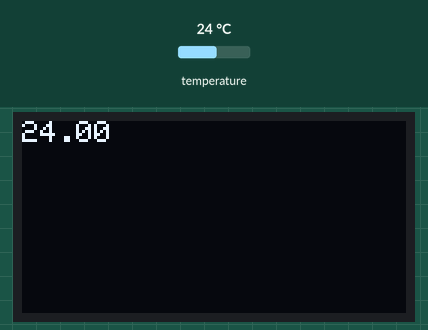
Simulated run of this sketch. Board: Arduino Uno, built with avr-gcc and run on an emulated ATmega328P. Parts: 128×64 one-colour display. Inputs (shaded band) come from the test bench; at power-on: temperature 24 °C. The display library's start-up logo is not drawn.

Above: at 3.4 s.
3.5 s: temperature set to 12 °C
At 4.6 s:
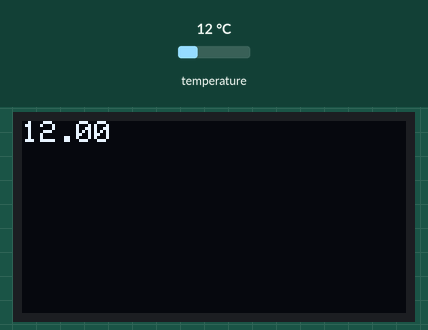
5.1 s: temperature set to 19 °C
6.7 s: temperature set to 28 °C
At 8.2 s:
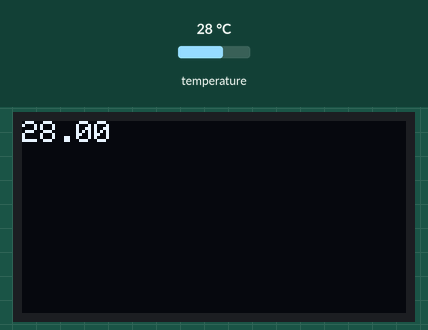
Timing chart, 0 to 9.7 s (numbered marks = the images above; inputs shaded):
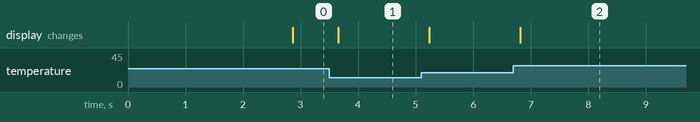

The sketch:

bai3_6.ino
```cpp
#include <SPI.h>
#include <Wire.h>
#include <Adafruit_GFX.h>
#include <Adafruit_SSD1306.h>
#include "RTClib.h"

#include <OneWire.h>
#include <DallasTemperature.h>

// Data wire is plugged into port 4 on the Arduino
#define ONE_WIRE_BUS 04
// Setup a oneWire instance to communicate with any OneWire devices (not just Maxim/Dallas temperature ICs)
OneWire oneWire(ONE_WIRE_BUS);

// Pass our oneWire reference to Dallas Temperature.
DallasTemperature sensors(&oneWire);

RTC_DS1307 rtc;

#define SCREEN_WIDTH 128 // OLED display width, in pixels
#define SCREEN_HEIGHT 64 // OLED display height, in pixels
#define SCREEN_ADDRESS 0x3C
// Declaration for an SSD1306 display connected to I2C (SDA, SCL pins)
// The pins for I2C are defined by the Wire-library.
// On an arduino UNO:       A4(SDA), A5(SCL)
// On an arduino MEGA 2560: 20(SDA), 21(SCL)
// On an arduino LEONARDO:   2(SDA),  3(SCL), ...
#define OLED_RESET     -1 // Reset pin # (or -1 if sharing Arduino reset pin)
//#define SCREEN_ADDRESS 0x3D ///< See datasheet for Address; 0x3D for 128x64, 0x3C for 128x32
Adafruit_SSD1306 display(SCREEN_WIDTH, SCREEN_HEIGHT, &Wire, OLED_RESET);

#define NUMFLAKES     10 // Number of snowflakes in the animation example

#define LOGO_HEIGHT   16
#define LOGO_WIDTH    16

void setup() {
  Serial.begin(9600);
  //bai3.6
  sensors.begin();

  // bai3.5
#ifndef ESP8266
  while (!Serial); // wait for serial port to connect. Needed for native USB
#endif

  if (! rtc.begin()) {
    Serial.println("Couldn't find RTC");
    Serial.flush();
    while (1) delay(10);
  }

  if (! rtc.isrunning()) {
    Serial.println("RTC is NOT running, let's set the time!");
    // When time needs to be set on a new device, or after a power loss, the
    // following line sets the RTC to the date & time this sketch was compiled
    rtc.adjust(DateTime(F(__DATE__), F(__TIME__)));
    // This line sets the RTC with an explicit date & time, for example to set
    // January 21, 2014 at 3am you would call:
    // rtc.adjust(DateTime(2014, 1, 21, 3, 0, 0));
  }

  //bai3.4-lcd

  // SSD1306_SWITCHCAPVCC = generate display voltage from 3.3V internally
  if(!display.begin(SSD1306_SWITCHCAPVCC, SCREEN_ADDRESS)) {
    Serial.println(F("SSD1306 allocation failed"));
    for(;;); // Don't proceed, loop forever
  }

  // Show initial display buffer contents on the screen --
  // the library initializes this with an Adafruit splash screen.
  display.display();
  delay(2000); // Pause for 2 seconds

  // Clear the buffer
  display.clearDisplay();
}

void loop() {
 testdrawstyles();
}

void testdrawstyles(void) {
    sensors.requestTemperatures(); // Send the command to get temperatures
  // Serial.println("DONE");
  // After we got the temperatures, we can print them here.
  // We use the function ByIndex, and as an example get the temperature from the first sensor only.
  float tempC = sensors.getTempCByIndex(0);

  // Check if reading was successful

  if(tempC != DEVICE_DISCONNECTED_C)
  {
    display.clearDisplay();
    display.setCursor(0,0);
    display.setTextSize(1);             // Normal 1:1 pixel scale
    display.setTextColor(SSD1306_WHITE);
    // display.print("Temperature for the device 1 (index 0) is: ");
    display.println(tempC);
     display.display();
  }
  else
  {
    display.clearDisplay();
    display.setCursor(0,0);
    display.setTextSize(1);             // Normal 1:1 pixel scale
    display.setTextColor(SSD1306_WHITE);
    display.println("Error: Could not read temperature data");
     display.display();
  }
}
```

Measured:
- after the input at 3.5 s, the display: changes after 0.16 s (image 1)
- after the input at 6.7 s, the display: changes after 0.12 s (image 2)
